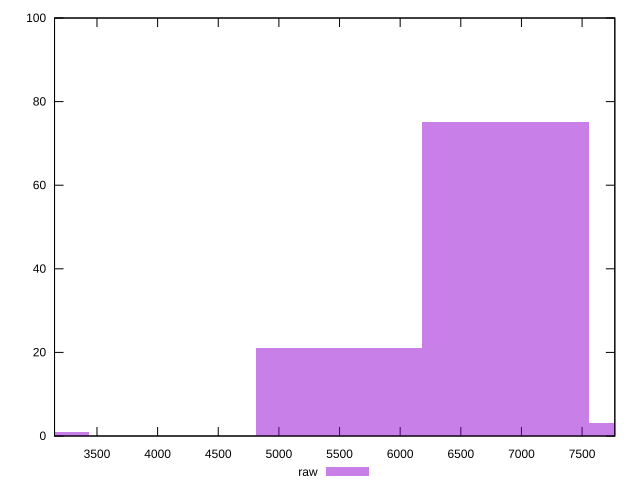

Write gnuplot code to recreate this figure.
reset

$raw <<EOF
6869.785372924366 75
8243.74244750924 3
5495.828298339493 21
2747.9141491697465 1
EOF

set key outside below
set boxwidth 1373.9570745848732
set xrange [3150:7770]
set yrange [0:100]
set trange [0:100]
set style fill transparent solid 0.5 noborder
set terminal svg size 640, 490 enhanced background rgb 'white'
set output "reprap/unused-javascript/samples/pages+cached+noexternal+nomedia/raw/histogram.svg"

plot $raw title "raw" with boxes

reset
